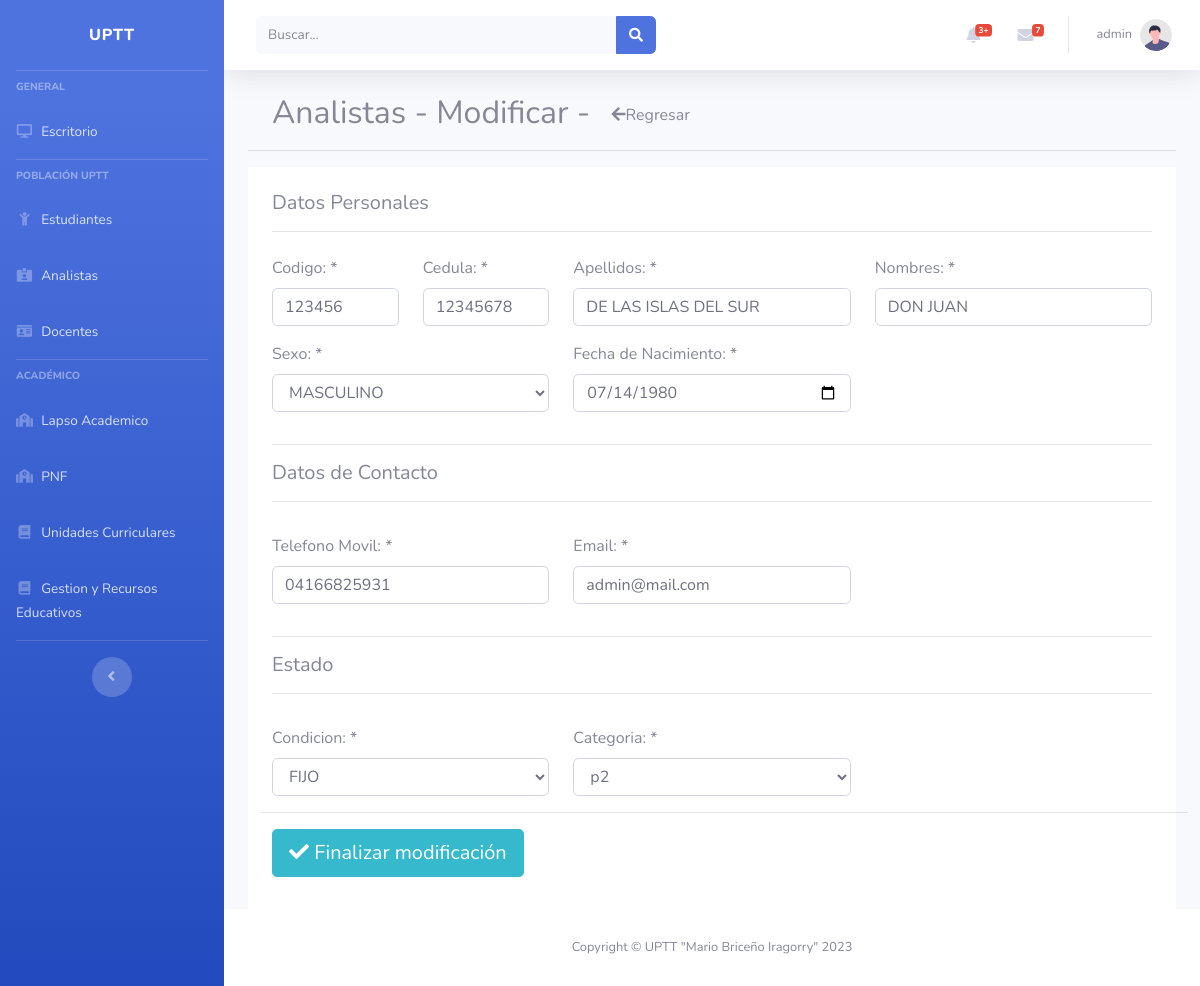
The page /?route=analyst&method=edit&id=1 (signed in) on the database its author committed.
### tables this page shows
CREATE TABLE `analistas` (
  `id` int(11) NOT NULL,
  `codigo` varchar(255) DEFAULT NULL,
  `cedula` varchar(255) DEFAULT NULL,
  `apellidos` varchar(255) DEFAULT NULL,
  `nombres` varchar(255) DEFAULT NULL,
  `sexo_id` int(11) DEFAULT NULL,
  `fecha_nacimiento` date DEFAULT NULL,
  `telefono_movil` varchar(255) DEFAULT NULL,
  `email` varchar(255) DEFAULT NULL,
  `condicion_id` int(11) DEFAULT NULL,
  `categoria_analista_id` int(11) DEFAULT NULL,
  `rol_id` int(11) DEFAULT NULL
);

CREATE TABLE `sexo` (
  `id` int(11) NOT NULL,
  `sexo` varchar(20) DEFAULT NULL
);

CREATE TABLE `condicion` (
  `id` int(11) NOT NULL,
  `condicion` varchar(255) DEFAULT NULL
);

CREATE TABLE `analista_categoria` (
  `id` int(11) NOT NULL,
  `categoria` varchar(255) DEFAULT NULL
);

### app/controllers/analystController.php (called while the page is built, shortened)
<?php
require_once($_SERVER['DOCUMENT_ROOT']."/php/uptt-project/app/models/analyst.php");
class AnalystController{
    private $model;
    public function __construct()
    {
        $this->model = new Analyst();
    }
    public function edit($id)
    {
        $rows = $this->model->show($id);
        include('app/views/analyst_folder/edit.php');
    }
}

### app/db/db.php (called while the page is built)
<?php
class BDConexion{
    private $host = "localhost";
    private $user = "root";
    private $pass = "";
    private $db = "uptt";
    public function __construct(){
        try {
            $pdo = new PDO("mysql:host=$this->host;dbname=$this->db", $this->user, $this->pass);
            $pdo->setAttribute(PDO::ATTR_ERRMODE, PDO::ERRMODE_EXCEPTION);
            return $pdo;
        } catch (PDOException $e) {
            echo "La conexión ha fallado: " . $e->getMessage();
        }
    }
}

### app/models/analyst.php (called while the page is built, shortened)
<?php
require_once($_SERVER['DOCUMENT_ROOT']."/php/uptt-project/app/db/db.php");
class Analyst extends BDConexion{
    public $conn;
    public function __construct(){
        $this->conn = parent::__construct();
    }
    public function show($id){
        $data = "";
        $sql = "SELECT * FROM analistas
                INNER JOIN sexo ON analistas.sexo_id=sexo.id
                INNER JOIN condicion ON analistas.condicion_id=condicion.id
                INNER JOIN analista_categoria ON analistas.categoria_analista_id=analista_categoria.id
                WHERE analistas.id = :id";
        $pdo = $this->conn->prepare($sql);
        $pdo->bindParam(':id', $id);
        if($pdo->execute()){
            if($pdo->rowCount() > 0){
                $data = $pdo->fetch(PDO::FETCH_ASSOC);
            }else{
                $data[] = ['message' => "Not Data", 'status' => "null"];
            }
            return $data;
        }
    }
}

### app/views/analyst_folder/edit.php (the view, shortened to what this page needs)
<?php include($_SERVER['DOCUMENT_ROOT']."/php/uptt-project/app/views/partials/header.php");?>
<section class="container">
	<h2>Analistas - Modificar -
		<a href="?route=analyst&method=index" class="btn">
			<i class="fa fa-arrow-left"></i>Regresar</a>
	</h2>
</section>
<hr>
<section class="container p-4 bg-white">
	<form class="row g-3" action="?route=analyst&method=update" method="POST">
		<div class="col-12">
			<h5>Datos Personales</h5>
			<hr>
		</div>
		<div class="col-md-2 my-2">
			<label for="codigo">Codigo: * </label>
			<input type="text" name="codigo" id="codigo" class="form-control" required value="<?php echo $rows['codigo']; ?>">
		</div>
		<div class="col-md-2 my-2">
			<label for="cedula">Cedula: * </label>
			<input type="text" name="cedula" id="cedula" class="form-control" required value="<?php echo $rows['cedula']; ?>">
		</div>
		<div class="col-md-4 my-2">
			<label for="apellidos">Apellidos: * </label>
			<input type="text" name="apellidos" id="apellidos" class="form-control" required value="<?php echo $rows['apellidos']; ?>">
		</div>
		<div class="col-md-4 my-2">
			<label for="nombres">Nombres: * </label>
			<input type="text" name="nombres" id="nombres" class="form-control" required value="<?php echo $rows['nombres']; ?>">
		</div>
		<div class="col-md-4 my-2">
			<label for="sexo_id">Sexo: * </label>
			<select name="sexo_id" id="sexo_id" class="form-control" required>
				<option value="<?php echo($rows['sexo_id']); ?>"><?php echo($rows['sexo']); ?></option>
			</select>
		</div>
		<div class="col-md-4 my-2">
			<label for="fecha_nacimiento">Fecha de Nacimiento: * </label>
			<input type="date" name="fecha_nacimiento" id="fecha_nacimiento" class="form-control" required value="<?php echo $rows['fecha_nacimiento']; ?>">
		</div>
		<div class="col-12 my-2">
			<hr>
			<h5>Datos de Contacto</h5>
			<hr>
		</div>
		<div class="col-md-4 my-2">
			<label for="telefono_movil">Telefono Movil: * </label>
			<input type="text" name="telefono_movil" id="telefono_movil" class="form-control" required value="<?php echo $rows['telefono_movil']; ?>">
		</div>
		<div class="col-md-4 my-2">
			<label for="email">Email: *</label>
			<input type="email" name="email" id="email" class="form-control" required value="<?php echo $rows['email']; ?>">
		</div>
		<div class="col-12 my-2">
			<hr>
			<h5>Estado</h5>
			<hr>
		</div>
		<div class="col-md-4 my-2">
			<label for="condicion_id">Condicion: * </label>
			<select name="condicion_id" id="condicion_id" class="form-control">
				<option value="<?php echo $rows['condicion_id']; ?>"><?php echo $rows['condicion']; ?></option>
			</select>
		</div>
		<div class="col-md-4 my-2">
			<label for="categoria_analista_id">Categoria: * </label>
			<select name="categoria_analista_id" id="categoria_analista_id" class="form-control">
				<option value="<?php echo $rows['categoria_analista_id']; ?>"><?php echo $rows['categoria']; ?></option>
			</select>
		</div>
		<hr class="col-12 my-2">
		<div class="col-md-4 my-2">
			<button type="submit" class="btn btn-info btn-lg"><i class="fa fa-check"></i> Finalizar modificación</button>
		</div>
	</form>
</section>
<?php include($_SERVER['DOCUMENT_ROOT']."/php/uptt-project/app/views/partials/footer.php");?>

### rows shown on the page
analistas: codigo "123456", cedula "12345678", apellidos "DE LAS ISLAS DEL SUR", nombres "DON JUAN", sexo_id "MASCULINO", fecha_nacimiento "07/14/1980", telefono_movil "04166825931", email "admin@mail.com", condicion_id "FIJO", categoria_analista_id "p2"

### other values the page prints
$_SESSION['row_count_0']['username'] "admin"
